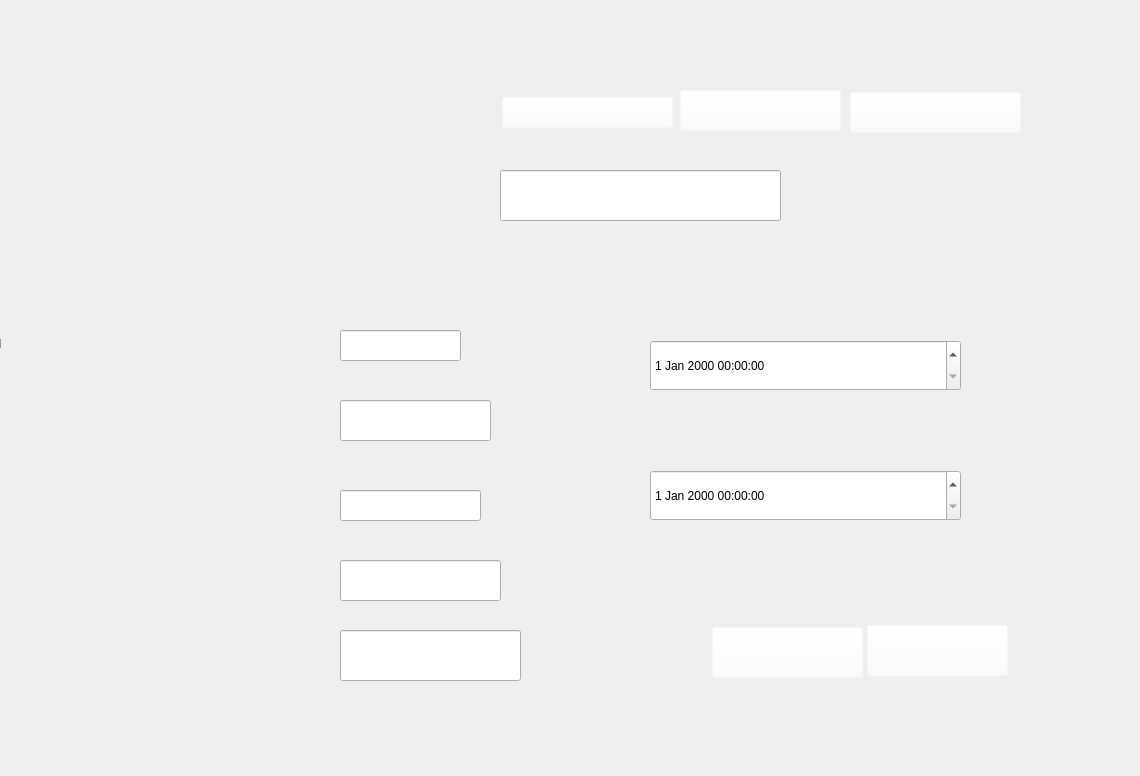
    <widget class="QWidget" name="Add_Prof">
     <widget class="QLabel" name="add_prof">
      <property name="geometry">
       <rect>
        <x>-50</x>
        <y>-40</y>
        <width>1131</width>
        <height>767</height>
       </rect>
      </property>
      <property name="styleSheet">
       <string notr="true">background:url(&quot;C:/Users/Dhia/Desktop/2eme/IMG_projet/ADD_User&quot;)</string>
      </property>
      <property name="text">
       <string>TextLabel</string>
      </property>
     </widget>
     <widget class="QPushButton" name="deleteprof_2">
      <property name="geometry">
       <rect>
        <x>502</x>
        <y>97</y>
        <width>171</width>
        <height>31</height>
       </rect>
      </property>
      <property name="styleSheet">
       <string notr="true">background:rgba(255,255,255,0);
border -radius:0px;</string>
      </property>
      <property name="text">
       <string/>
      </property>
     </widget>
     <widget class="QPushButton" name="add_submit">
      <property name="geometry">
       <rect>
        <x>712</x>
        <y>627</y>
        <width>151</width>
        <height>51</height>
       </rect>
      </property>
      <property name="styleSheet">
       <string notr="true">background:rgba(255,255,255,0);
border -radius:0px;</string>
      </property>
      <property name="text">
       <string/>
      </property>
     </widget>
     <widget class="QPushButton" name="add_cancel">
      <property name="geometry">
       <rect>
        <x>867</x>
        <y>625</y>
        <width>141</width>
        <height>51</height>
       </rect>
      </property>
      <property name="styleSheet">
       <string notr="true">background:rgba(255,255,255,0);
border -radius:0px;</string>
      </property>
      <property name="text">
       <string/>
      </property>
     </widget>
     <widget class="QLineEdit" name="add_id">
      <property name="geometry">
       <rect>
        <x>500</x>
        <y>170</y>
        <width>281</width>
        <height>51</height>
       </rect>
      </property>
     </widget>
     <widget class="QLineEdit" name="add_login">
      <property name="geometry">
       <rect>
        <x>340</x>
        <y>330</y>
        <width>121</width>
        <height>31</height>
       </rect>
      </property>
     </widget>
     <widget class="QLineEdit" name="add_password">
      <property name="geometry">
       <rect>
        <x>340</x>
        <y>400</y>
        <width>151</width>
        <height>41</height>
       </rect>
      </property>
      <property name="echoMode">
       <enum>QLineEdit::Password</enum>
      </property>
     </widget>
     <widget class="QLineEdit" name="add_name">
      <property name="geometry">
       <rect>
        <x>340</x>
        <y>490</y>
        <width>141</width>
        <height>31</height>
       </rect>
      </property>
     </widget>
     <widget class="QLineEdit" name="add_family">
      <property name="geometry">
       <rect>
        <x>340</x>
        <y>560</y>
        <width>161</width>
        <height>41</height>
       </rect>
      </property>
     </widget>
     <widget class="QLineEdit" name="add_subject">
      <property name="geometry">
       <rect>
        <x>340</x>
        <y>630</y>
        <width>181</width>
        <height>51</height>
       </rect>
      </property>
     </widget>
     <widget class="QPushButton" name="add_mod">
      <property name="geometry">
       <rect>
        <x>680</x>
        <y>90</y>
        <width>161</width>
        <height>41</height>
       </rect>
      </property>
      <property name="styleSheet">
       <string notr="true">background:rgba(255,255,255,0);
border -radius:0px;</string>
      </property>
      <property name="text">
       <string/>
      </property>
     </widget>
     <widget class="QDateTimeEdit" name="dateTimeEdit_9">
      <property name="geometry">
       <rect>
        <x>650</x>
        <y>340</y>
        <width>311</width>
        <height>51</height>
       </rect>
      </property>
     </widget>
     <widget class="QDateTimeEdit" name="dateTimeEdit_10">
      <property name="geometry">
       <rect>
        <x>650</x>
        <y>470</y>
        <width>311</width>
        <height>51</height>
       </rect>
      </property>
     </widget>
     <widget class="QPushButton" name="pushButton_29">
      <property name="geometry">
       <rect>
        <x>850</x>
        <y>92</y>
        <width>171</width>
        <height>41</height>
       </rect>
      </property>
      <property name="styleSheet">
       <string notr="true">background:rgba(255,255,255,0);
border -radius:0px;</string>
      </property>
      <property name="text">
       <string/>
      </property>
     </widget>
    </widget>
